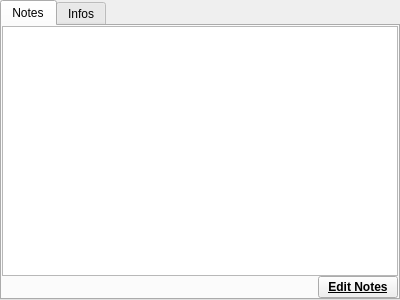
<?xml version="1.0" encoding="UTF-8"?>
<ui version="4.0">
 <class>wgCacheInfo</class>
 <widget class="QWidget" name="wgCacheInfo">
  <property name="geometry">
   <rect>
    <x>0</x>
    <y>0</y>
    <width>400</width>
    <height>300</height>
   </rect>
  </property>
  <property name="windowTitle">
   <string>Cache Info</string>
  </property>
  <layout class="QGridLayout" name="gridLayout">
   <property name="margin">
    <number>0</number>
   </property>
   <property name="spacing">
    <number>0</number>
   </property>
   <item row="0" column="0">
    <widget class="QTabWidget" name="tabInfo">
     <property name="currentIndex">
      <number>0</number>
     </property>
     <widget class="QWidget" name="tabNotes">
      <attribute name="title">
       <string>Notes</string>
      </attribute>
      <layout class="QGridLayout" name="gridLayout_2">
       <property name="margin">
        <number>0</number>
       </property>
       <property name="spacing">
        <number>0</number>
       </property>
       <item row="1" column="1">
        <widget class="QPushButton" name="pbEditNotes">
         <property name="maximumSize">
          <size>
           <width>16777215</width>
           <height>16777215</height>
          </size>
         </property>
         <property name="font">
          <font>
           <weight>75</weight>
           <bold>true</bold>
           <underline>true</underline>
          </font>
         </property>
         <property name="text">
          <string>Edit Notes</string>
         </property>
         <property name="iconSize">
          <size>
           <width>24</width>
           <height>24</height>
          </size>
         </property>
        </widget>
       </item>
       <item row="1" column="0">
        <spacer name="horizontalSpacer">
         <property name="orientation">
          <enum>Qt::Horizontal</enum>
         </property>
         <property name="sizeHint" stdset="0">
          <size>
           <width>316</width>
           <height>20</height>
          </size>
         </property>
        </spacer>
       </item>
       <item row="0" column="0" colspan="3">
        <widget class="QTextEdit" name="teNotes"/>
       </item>
      </layout>
     </widget>
     <widget class="QWidget" name="tabInfos">
      <attribute name="title">
       <string>Infos</string>
      </attribute>
      <layout class="QGridLayout" name="gridLayout_3">
       <property name="margin">
        <number>0</number>
       </property>
       <property name="spacing">
        <number>0</number>
       </property>
       <item row="0" column="0">
        <widget class="QTextEdit" name="teInfos">
         <property name="readOnly">
          <bool>true</bool>
         </property>
        </widget>
       </item>
      </layout>
     </widget>
    </widget>
   </item>
  </layout>
 </widget>
 <resources/>
 <connections/>
</ui>
